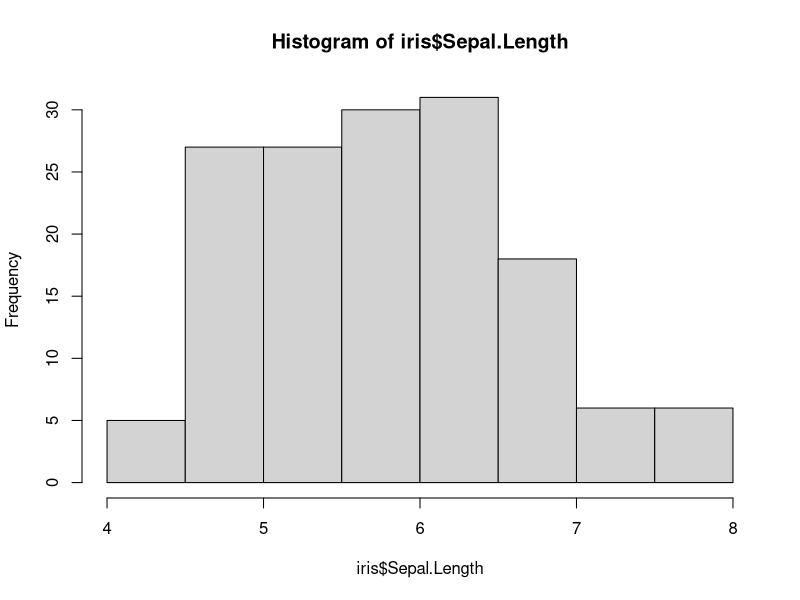
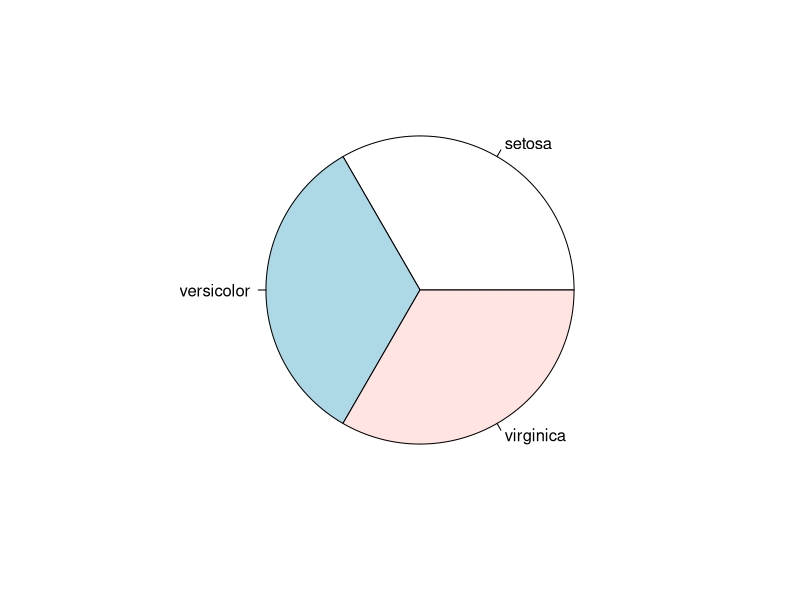
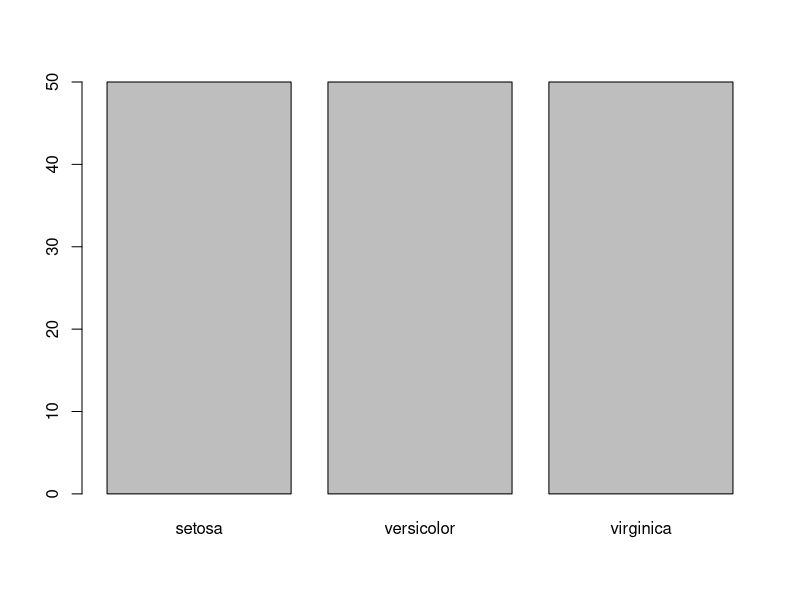
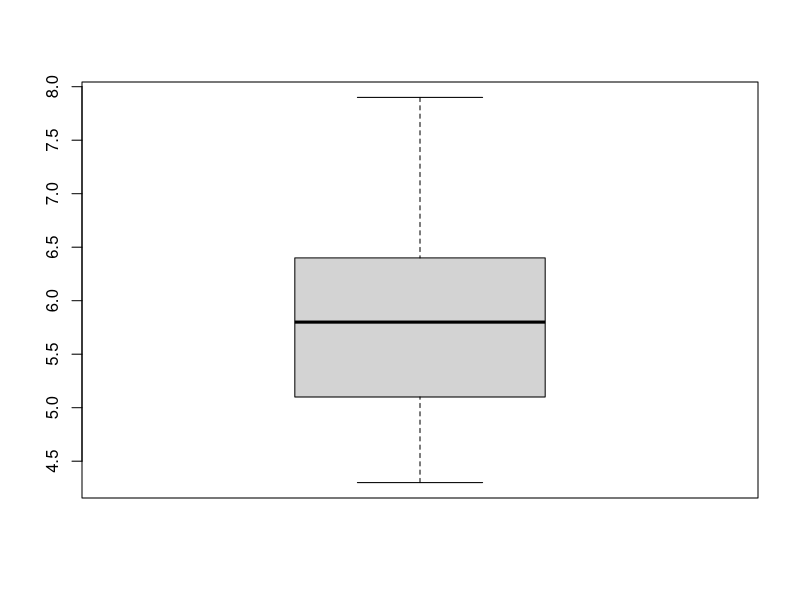
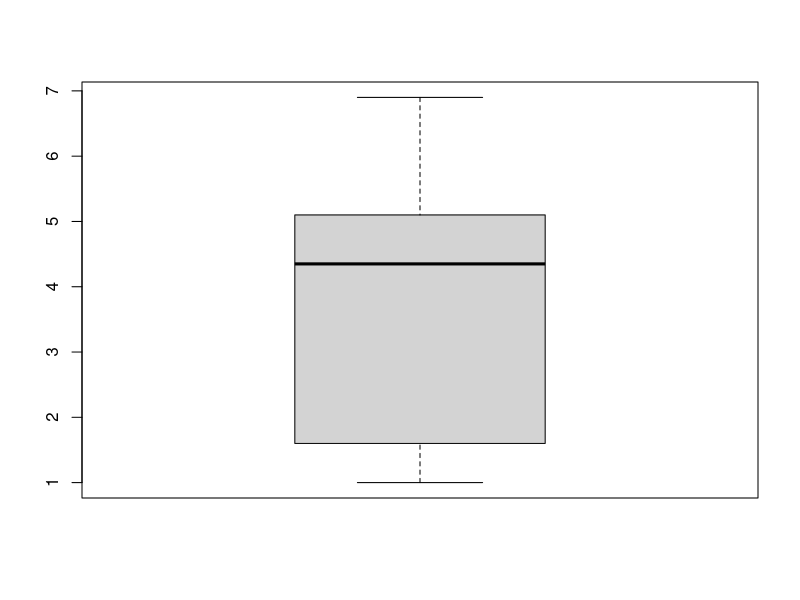
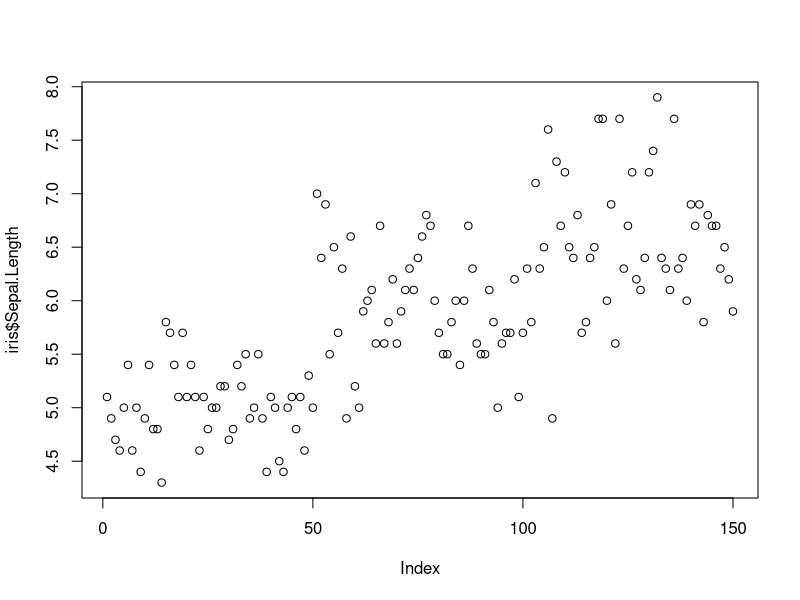
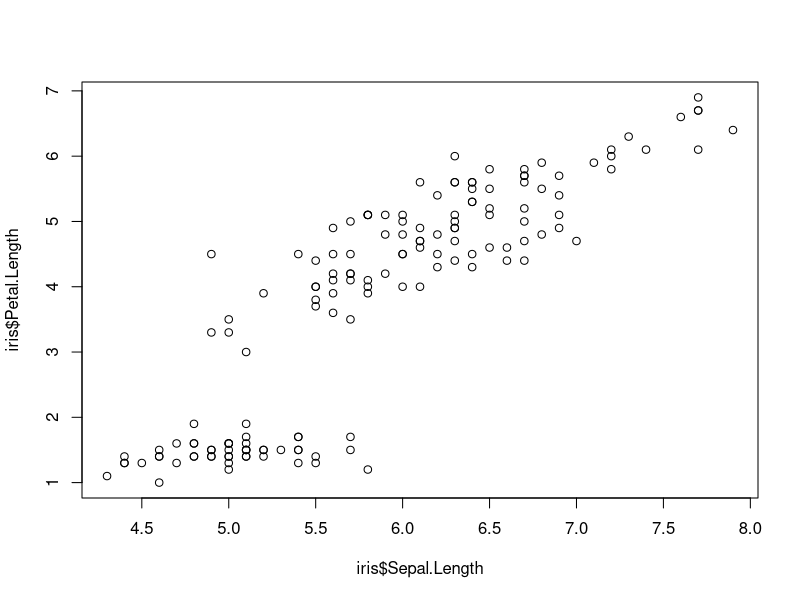
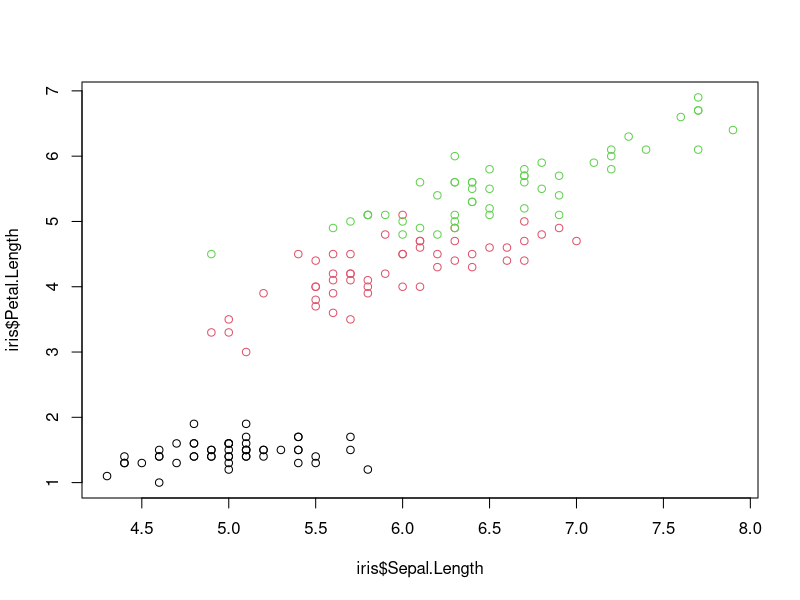

Write the R code that produced these figures, in order. (Note: this script raises an error after producing the figures.)
################## Class 8 ####################
##################  Oct 31  ###################
iris # print df on console
dim(iris) # dimensions
names(iris) # same as colnames
str(iris) # colnames, data types, unique values
head(iris, 2)
tail(iris, 5)
iris[1:3,] # get specific rows
iris$Sepal.Length[1:10] # get first 10 values of column
iris[1:10, "Sepal.Length"] # same as above
attributes(iris) # colnames, variable class (dataframe), rownames
summary(iris) # stats of columns: min, mean, max, 1st q, median, 3rd q
iris[,c(1,5)] # get specific columns
install.packages("Hmisc")
library(Hmisc) # Harell Miscellaneous library for stats
describe(iris) # more stats per col, with missing values & distincts
describe(iris[, c(1,5)]) # on specific cols
range(iris$Sepal.Length) # min & max of col
min(iris$Sepal.Length)
max(iris$Sepal.Length)
quantile(iris$Sepal.Length, c(0.1, 0.3, 0.65)) # specific q's on col

hist(iris$Sepal.Length) # plot histogram
var(iris$Sepal.Length) # variance of col
table(iris$Species) # count rows per value on specific col
pie(table(iris$Species)) # pieplot of unique values of col
barplot(table(iris$Species)) # barplot unique values of col
boxplot(iris$Sepal.Length) # boxplot of specific col
boxplot(iris$Petal.Length)
plot(iris$Sepal.Length) # scatterplot, 1 var vs index
plot(iris$Sepal.Length, iris$Petal.Length) # scatterplot 2 vars
plot(iris$Sepal.Length, iris$Petal.Length, col = iris$Species)  # scatterplot 2 vars and colors
pairs(iris) # scatterplot of every 2 cols combination

with(iris, # using 'with' to shorten declarations
     plot(Sepal.Length, Petal.Length, col=iris$Species))

with(iris, # pch = symbols
     plot(Sepal.Length, Petal.Length, col=iris$Species, pch=as.numeric(Species)))

data(presidential) # load predefined datasets
data(Titanic)
View(mtcars) # view dataset
attributes(mtcars)
dim(mtcars)
?mtcars # display help/documentation 

################## Class 9 ####################
##################  Nov 7  ####################
str(mtcars)
head(mtcars)
tail(mtcars)
names(mtcars)
data() # list predefined datasets in R
View(mtcars)
install.packages('dplyr') # library for pipe operator and filtering
library('dplyr')

# pipeline operator %>%, filter dataset depending on col value
mtcars %>% 
  filter(mpg > 25)
mtcars %>% 
  filter(cyl >= 8)


# create new col based on rownames
rownames(mtcars)
mtcars2 <- mtcars # to modify the dataset copy
mtcars2$car_name <- rownames(mtcars2)
View(mtcars2)

# filter rows that match certain pattern on a column
mtcars2 %>% 
  filter(grepl('merc', ignore.case = TURE, car_name)) # grepl returns a T/F col when matching pattern

# add new column using mutate function 
mtcars_kmpl <- mtcars %>% 
 mutate(mpg_kmpl <- mpg * 0.425)
View(mtcars_kmpl)


# Group by # convert numeric to categorical
str(mtcars_kmpl)
mtcars_kmpl$am <- as.factor(mtcars_kmpl$am)
str(mtcars_kmpl)

# Find average weight of the cars ('wt' col), per value of transmission ('am' col)
mtcars_kmpl %>%
  group_by(am) %>% 
  summarise((mean(wt)))

install.packages("ggplot2")
library("ggplot2") # visualization library
?ggplot2

# plot a histogram of numeric col
ggplot(mtcars, aes(x=mpg)) +  # dataset, and x-y values (aes)
  geom_histogram(bins=10) + # type of plot with its params
  labs(x="Mileage") # axis labels, "count" when not specified
